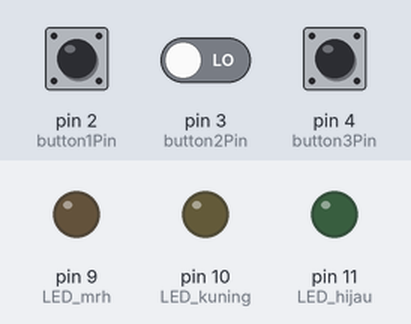
Bench run of a sketch on a simulated Arduino Uno, built with avr-gcc and run on an emulated ATmega328P. Shown: output pins drawn as LEDs (lit = HIGH). The test bench sets the inputs (shaded band); at power-on: pin 2 (button1Pin) LOW, pin 4 (button3Pin) LOW, pin 3 (button2Pin) LOW.

Above: at 1.2 s.
1.3 s: pin 2 (button1Pin) pulled HIGH for 0.15 s
At 1.37 s:
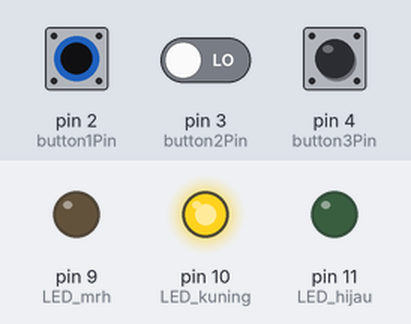
2.9 s: pin 2 (button1Pin) pulled HIGH for 3.2 s
At 6.8 s:
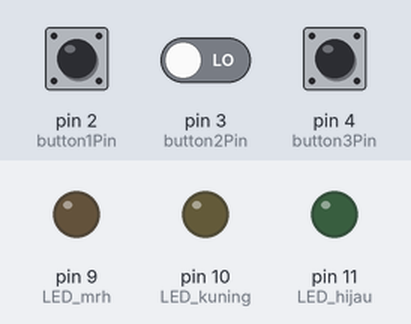
7.6 s: pin 4 (button3Pin) pulled HIGH for 3.2 s
At 7.9 s:
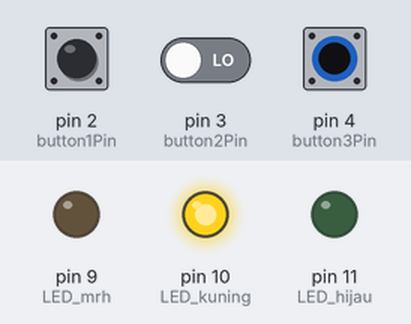
12.3 s: pin 2 (button1Pin) driven HIGH and pin 3 (button2Pin) driven HIGH
At 12.7 s:
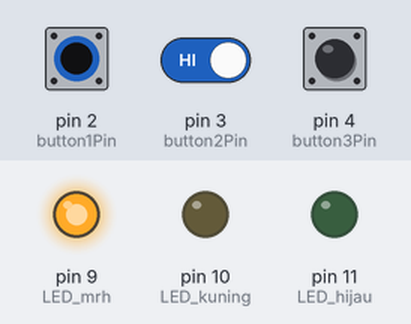
13.8 s: pin 3 (button2Pin) driven LOW
At 15.1 s:
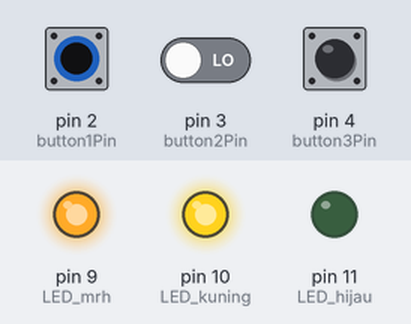
Timing chart, 0 to 16.3 s (numbered marks = the images above; inputs shaded):
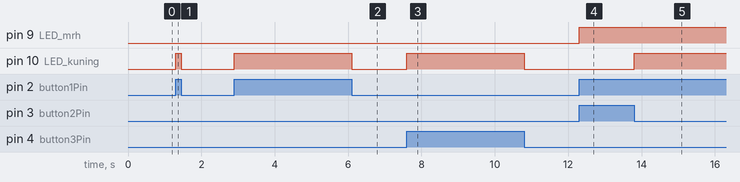

The sketch:

Tugas_Prak_MCU_2.2.ino
```cpp
const int button1Pin = 2;
const int button2Pin = 3;
const int button3Pin = 4;
const int LED_mrh = 9;
const int LED_kuning = 10;
const int LED_hijau = 11;

void setup() {
  pinMode(button1Pin, INPUT);
  pinMode(button2Pin, INPUT);
  pinMode(button3Pin, INPUT);
  pinMode(LED_mrh, OUTPUT);
  pinMode(LED_kuning, OUTPUT);
  pinMode(LED_hijau, OUTPUT);
}

void loop() {
  int button1State = digitalRead(button1Pin);
  int button2State = digitalRead(button2Pin);
  int button3State = digitalRead(button3Pin);

  if (button1State == HIGH && button2State == HIGH) {
    digitalWrite(LED_mrh, HIGH);
  } else if (button1State == HIGH || button3State == HIGH) {
    digitalWrite(LED_kuning, HIGH);
  } else if (button1State == HIGH && button2State == HIGH && button3State == HIGH) {
    digitalWrite(LED_mrh, HIGH);
    digitalWrite(LED_kuning, HIGH);
    digitalWrite(LED_hijau, HIGH);
  } else {
    digitalWrite(LED_mrh, LOW);
    digitalWrite(LED_kuning, LOW);
    digitalWrite(LED_hijau, LOW);
  }
}
```

Measured:
- after the input at 1.3 s, pin 10 (LED_kuning): LOW → HIGH at once, → LOW 0.15 s later
- after the input at 2.9 s, pin 10 (LED_kuning): LOW → HIGH at once, → LOW 3.2 s later
- after the input at 7.6 s, pin 10 (LED_kuning): LOW → HIGH at once, → LOW 3.2 s later
- after the input at 12.3 s, pin 9 (LED_mrh): LOW → HIGH at once
- after the input at 13.8 s, pin 10 (LED_kuning): LOW → HIGH at once
